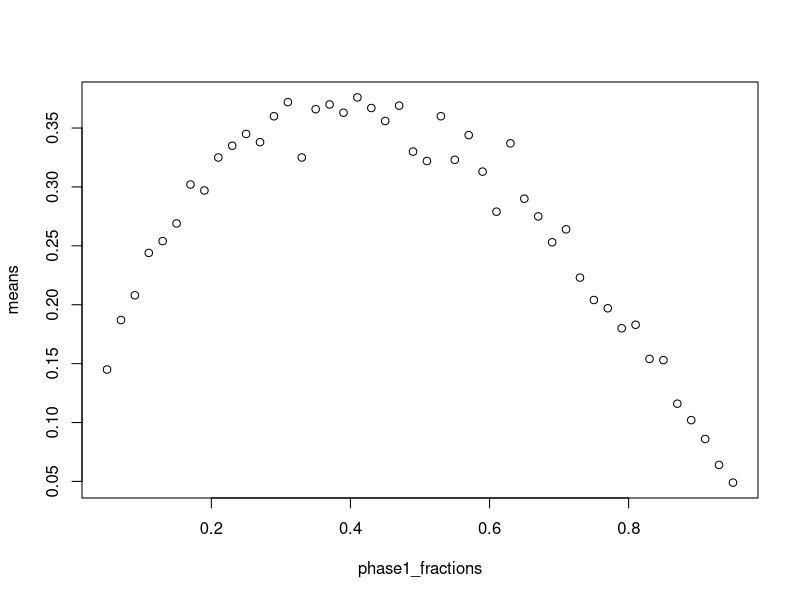
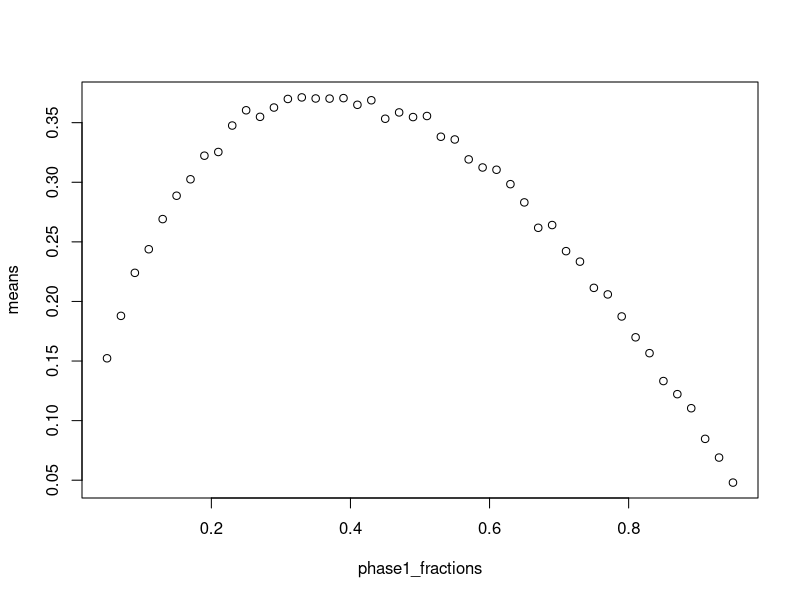
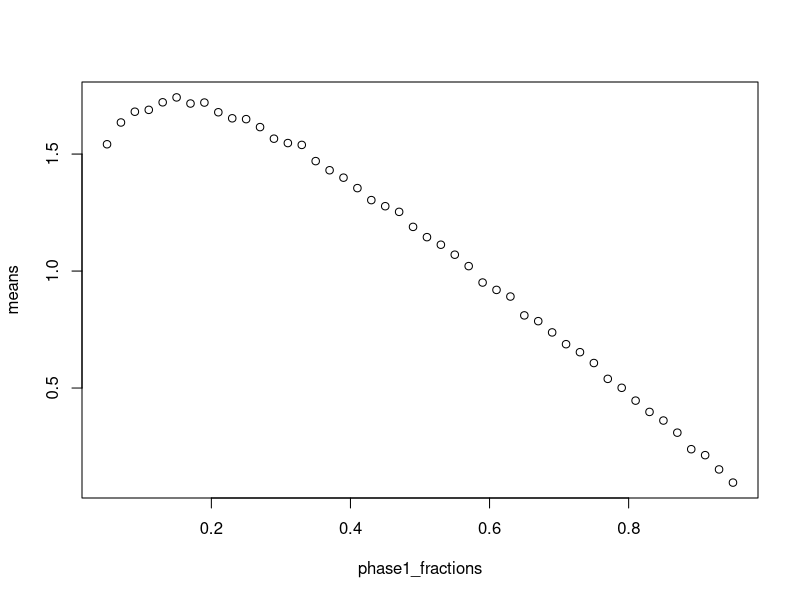

Reproduce these figures in R, in order.
seed_value <- 19710822
set.seed(seed_value)

population <- 100
score <- rnorm(population)
optimal_score <- max(score)
phase1_fraction <- 1/exp(1)
phase1_size <- round(population * phase1_fraction)
cutoff_score <- max(score[1:phase1_size])
spouse_index <- phase1_size +
  which(score[(phase1_size+1):population] > cutoff_score)[1]
spouse_score <- score[spouse_index]
spouse_score == optimal_score

if (is.na(spouse_index)) {
  spouse_index <- population
}

num_iterations <- 1000
# vector to store result of each simulation
is_soulmate <- logical(length = num_iterations)
# Explicitly state the size of the total, and sampling phase, pools
population <- 100
phase1_fraction <- 1 / exp(1)
phase1_size <- round(population * phase1_fraction)

for (case_idx in 1:num_iterations) {
  # scores of potential mates
  score <- rnorm(population)
  # score of soul mate
  optimal_score <- max(score)
  
  # maximum score in gathering phase
  cutoff_score <- max(score[1:phase1_size])
  
  # now select as your life partner the next date with a better score
  spouse_index <- phase1_size +
    which(score[(phase1_size+1):population] > cutoff_score)[1]
  
  # pick the last one if nobody better came along before then
  if (is.na(spouse_index)) {
    spouse_index <- population
  }
  
  is_soulmate[case_idx] <- (score[spouse_index] == optimal_score)
}

mean(is_soulmate)



simulate_dating <- function(population = 1000,
                            phase1_fraction = 1 / exp(1),
                            num_iterations = 1) {
  is_soulmate <- logical(length = num_iterations)
  phase1_size <- round(population * phase1_fraction)
  
  for (case_idx in 1:num_iterations) {
    # scores of potential mates
    score <- rnorm(population)
    optimal_score <- max(score)
    
    # we date the first phase1_size people
    # and note the maximum score in that group
    cutoff_score <- max(score[1:phase1_size])
    
    # now select as your life partner the next date with a better score
    spouse_index <- phase1_size +
      which(score[(phase1_size+1):population] > cutoff_score)[1]
    
    # pick the last one if nobody better came along before then
    if (is.na(spouse_index)) {
      spouse_index <- population
    }
    
    is_soulmate[case_idx] <- (score[spouse_index] == optimal_score)
  }
  
  mean(is_soulmate)
}


phase1_fractions <- seq(0.05, 0.95, 0.02)
means <- numeric(length = length(phase1_fractions))
for (idx in 1:length(phase1_fractions)) {
  means[idx] <- simulate_dating(population = 100,
                                phase1_fraction = phase1_fractions[idx],
                                num_iterations = 1000)
}
plot(means ~ phase1_fractions)
phase1_fractions[which.max(means)]


phase1_fractions <- seq(0.05, 0.95, 0.02)
means <- numeric(length = length(phase1_fractions))
for (idx in 1:length(phase1_fractions)) {
  means[idx] <- simulate_dating(population = 100,
                                phase1_fraction = phase1_fractions[idx],
                                num_iterations = 10000)
}
plot(means ~ phase1_fractions)
phase1_fractions[which.max(means)]


simulate_dating_2 <- function(population = 1000,
                              phase1_fraction = 1 / exp(1),
                              num_iterations = 1) {
  spouse_scores <- numeric(length = num_iterations)
  phase1_size <- round(population * phase1_fraction)
  
  for (case_idx in 1:num_iterations) {
    # scores of potential mates
    score <- rnorm(population)
    
    # we date the first phase1_size people
    # and note the maximum score in that group
    cutoff_score <- max(score[1:phase1_size])
    optimal_score <- max(score)
    
    # now select as your life partner the next date with a better score
    spouse_index <- phase1_size +
      which(score[(phase1_size+1):population] > cutoff_score)[1]
    
    if (is.na(spouse_index)) {
      spouse_index <- population
    }
    
    spouse_scores[case_idx] <- score[spouse_index]
  }
  
  mean(spouse_scores)
}

phase1_fractions <- seq(0.05, 0.95, 0.02)
means <- numeric(length = length(phase1_fractions))
for (idx in 1:length(phase1_fractions)) {
  means[idx] <- simulate_dating_2(population = 100,
                                  phase1_fraction = phase1_fractions[idx],
                                  num_iterations = 10000)
}
plot(means ~ phase1_fractions)

phase1_fractions[which.max(means)]

